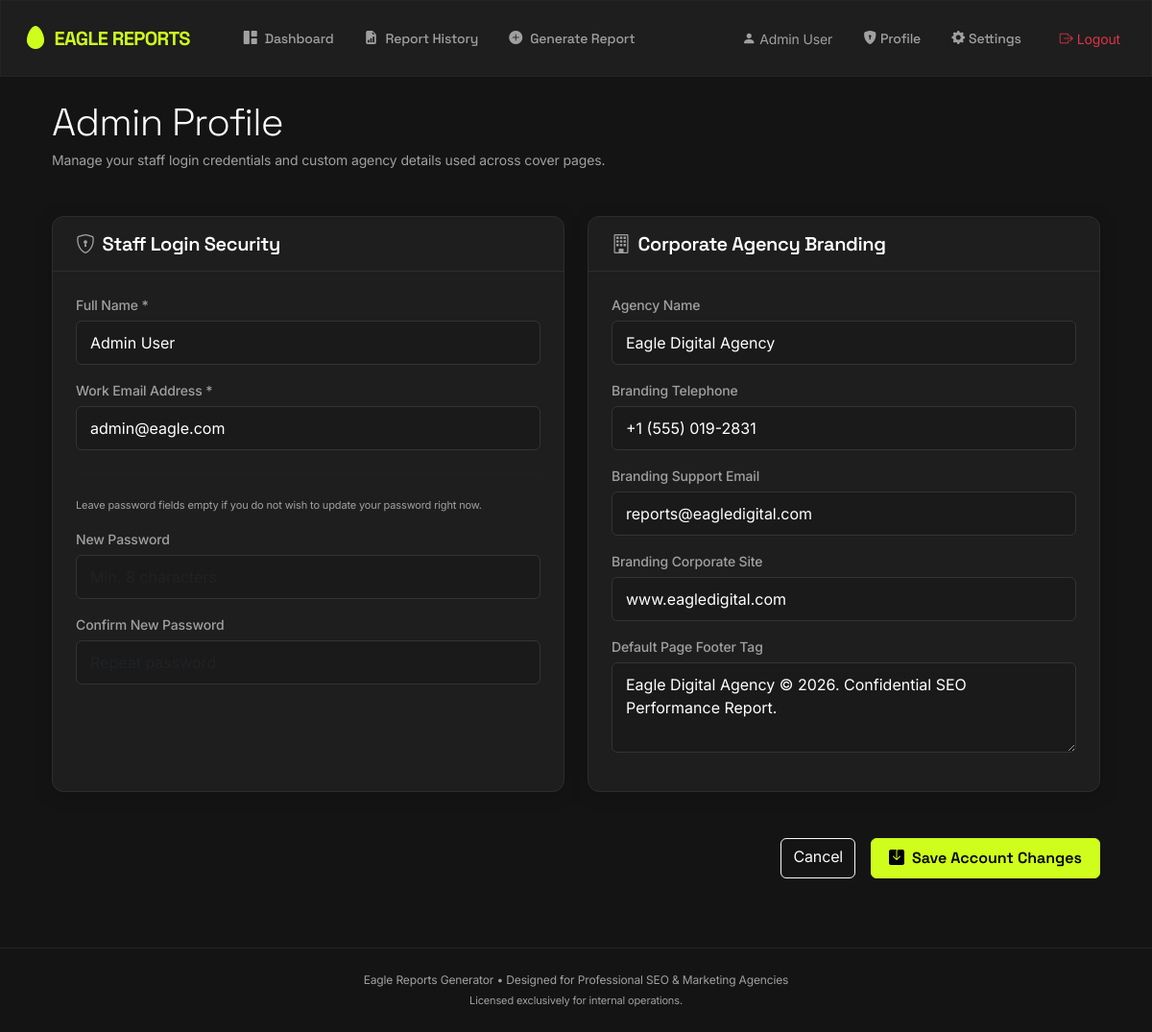
Page /index.php?route=profile (signed in) on the committed database.
### tables this page shows
CREATE TABLE IF NOT EXISTS `users` (
  `id` INT AUTO_INCREMENT PRIMARY KEY,
  `name` VARCHAR(100) NOT NULL,
  `email` VARCHAR(150) NOT NULL UNIQUE,
  `password` VARCHAR(255) NOT NULL,
  `company_name` VARCHAR(150) NULL,
  `company_phone` VARCHAR(50) NULL,
  `company_email` VARCHAR(150) NULL,
  `company_website` VARCHAR(150) NULL,
  `company_footer` TEXT NULL,
  `remember_token` VARCHAR(100) NULL,
  `created_at` TIMESTAMP DEFAULT CURRENT_TIMESTAMP,
  `updated_at` TIMESTAMP DEFAULT CURRENT_TIMESTAMP ON UPDATE CURRENT_TIMESTAMP,
  INDEX (`email`)
);

### controllers/ProfileController.php (called while the page is built, shortened)
<?php
class ProfileController {
    private $userModel;
    public function __construct($database) {
        $this->db = $database;
        require_once __DIR__ . '/../models/User.php';
        $this->userModel = new User($this->db);
    }
    public function index() {
        $userId = $_SESSION['user_id'];
        $user = $this->userModel->getById($userId);
        require_once __DIR__ . '/../views/profile.php';
    }
}

### models/User.php (called while the page is built, shortened)
<?php
class User {
    private $db;
    private $table = "users";
    public function __construct($databaseConnection) {
        $this->db = $databaseConnection;
    }
    public function getById($id) {
        $query = "SELECT id, name, email, company_name, company_phone, company_email, company_website, company_footer FROM " . $this->table . " WHERE id = :id LIMIT 1";
        $stmt = $this->db->prepare($query);
        $stmt->bindParam(':id', $id, PDO::PARAM_INT);
        $stmt->execute();
        return $stmt->fetch();
    }
}

### views/profile.php (the view, shortened to what this page needs)
<?php
require_once __DIR__ . '/layout/header.php';
?>
<div class="row align-items-center mb-5">
    <div class="col-md-8">
        <h1 class="display-6 font-display mb-1">Admin Profile</h1>
        <p class="text-muted-custom mb-0">Manage your staff login credentials and custom agency details used across cover pages.</p>
    </div>
</div>
<div class="row">
    <div class="col-lg-12">
        <form action="index.php?route=profile" method="POST">
            <div class="row">
                <div class="col-md-6 mb-4">
                    <div class="card bg-card h-100">
                        <div class="card-header">
                            <h5 class="mb-0 text-white font-display"><i class="bi bi-shield-lock me-2 text-muted-custom"></i>Staff Login Security</h5>
                        </div>
                        <div class="card-body">
                            <div class="mb-3">
                                <label for="name" class="form-label">Full Name *</label>
                                <input type="text" class="form-control" id="name" name="name" required value="<?php echo htmlspecialchars($user['name']); ?>">
                            </div>
                            <div class="mb-3">
                                <label for="email" class="form-label">Work Email Address *</label>
                                <input type="email" class="form-control" id="email" name="email" required value="<?php echo htmlspecialchars($user['email']); ?>">
                            </div>
                            <hr class="border-dark my-4">
                            <p class="text-muted-custom mb-3" style="font-size: 11px;">Leave password fields empty if you do not wish to update your password right now.</p>
                            <div class="mb-3">
                                <label for="password" class="form-label">New Password</label>
                                <input type="password" class="form-control" id="password" name="password" placeholder="Min. 8 characters">
                            </div>
                            <div class="mb-3">
                                <label for="confirm_password" class="form-label">Confirm New Password</label>
                                <input type="password" class="form-control" id="confirm_password" name="confirm_password" placeholder="Repeat password">
                            </div>
                        </div>
                    </div>
                </div>
                <div class="col-md-6 mb-4">
                    <div class="card bg-card h-100">
                        <div class="card-header">
                            <h5 class="mb-0 text-white font-display"><i class="bi bi-building me-2 text-muted-custom"></i>Corporate Agency Branding</h5>
                        </div>
                        <div class="card-body">
                            <div class="mb-3">
                                <label for="company_name" class="form-label">Agency Name</label>
                                <input type="text" class="form-control" id="company_name" name="company_name" value="<?php echo htmlspecialchars($user['company_name'] ?? ''); ?>" placeholder="e.g. Eagle Digital Agency">
                            </div>
                            <div class="mb-3">
                                <label for="company_phone" class="form-label">Branding Telephone</label>
                                <input type="text" class="form-control" id="company_phone" name="company_phone" value="<?php echo htmlspecialchars($user['company_phone'] ?? ''); ?>" placeholder="e.g. +1 (555) 019-2831">
                            </div>
                            <div class="mb-3">
                                <label for="company_email" class="form-label">Branding Support Email</label>
                                <input type="email" class="form-control" id="company_email" name="company_email" value="<?php echo htmlspecialchars($user['company_email'] ?? ''); ?>" placeholder="reports@eagledigital.com">
                            </div>
                            <div class="mb-3">
                                <label for="company_website" class="form-label">Branding Corporate Site</label>
                                <input type="text" class="form-control" id="company_website" name="company_website" value="<?php echo htmlspecialchars($user['company_website'] ?? ''); ?>" placeholder="www.eagledigital.com">
                            </div>
                            <div class="mb-3">
                                <label for="company_footer" class="form-label">Default Page Footer Tag</label>
                                <textarea class="form-control" id="company_footer" name="company_footer" rows="3" placeholder="Eagle Digital Agency © 2026. Confidential SEO Performance Report."><?php echo htmlspecialchars($user['company_footer'] ?? ''); ?></textarea>
                            </div>
                        </div>
                    </div>
                </div>
            </div>
            <div class="d-flex justify-content-end mt-4">
                <a href="index.php?route=dashboard" class="btn btn-outline-light me-3">Cancel</a>
                <button type="submit" class="btn btn-primary"><i class="bi bi-save-fill me-2"></i>Save Account Changes</button>
            </div>
        </form>
    </div>
</div>
<?php
require_once __DIR__ . '/layout/footer.php';
?>

### views/layout/header.php (style rules this page uses)
:root { --bg-color: #141414; --card-bg: #1e1e1e; --card-border: #2d2d2d; --primary-color: #CFFE1C; --primary-rgb: 207, 254, 28; --text-color: #f5f5f5; --text-muted: #a0a0a0; --font-sans: 'Inter', sans-serif; --font-display: 'Space Grotesk', sans-serif; }
body { background-color: var(--bg-color); color: var(--text-color); font-family: var(--font-sans); font-size: 14px; letter-spacing: -0.01em; overflow-x: hidden; }
h1, h2, h3, h4, h5, h6, .display-font { font-family: var(--font-display); font-weight: 600; color: #ffffff; letter-spacing: -0.02em; }
.bg-card { background-color: var(--card-bg) !important; border: 1px solid var(--card-border); }
.btn-primary { background-color: var(--primary-color) !important; border-color: var(--primary-color) !important; color: #000000 !important; font-family: var(--font-display); font-weight: 600; border-radius: 6px; padding: 8px 18px; transition: all 0.2s ease-in-out; }
.text-muted-custom { color: var(--text-muted); }
.card { border-radius: 12px; border: 1px solid var(--card-border); box-shadow: 0 4px 20px rgba(0, 0, 0, 0.15); }
.card-header { background-color: transparent !important; border-bottom: 1px solid var(--card-border) !important; padding: 16px 24px; }
.card-body { padding: 24px; }
.form-control, .form-select { background-color: #1a1a1a !important; border: 1px solid #333333 !important; color: #ffffff !important; border-radius: 6px; padding: 10px 14px; }
.form-label { color: var(--text-muted); font-weight: 500; margin-bottom: 6px; }

### rows in the picture
users: name "Admin User", email "admin@eagle.com", company_name "Eagle Digital Agency", company_phone "+1 (555) 019-2831", company_email "reports@eagledigital.com", company_website "www.eagledigital.com", company_footer "Eagle Digital Agency © 2026. Confidential SEO Performance Report."

### other values in the picture
$_SESSION['user_name'] "Admin User"
